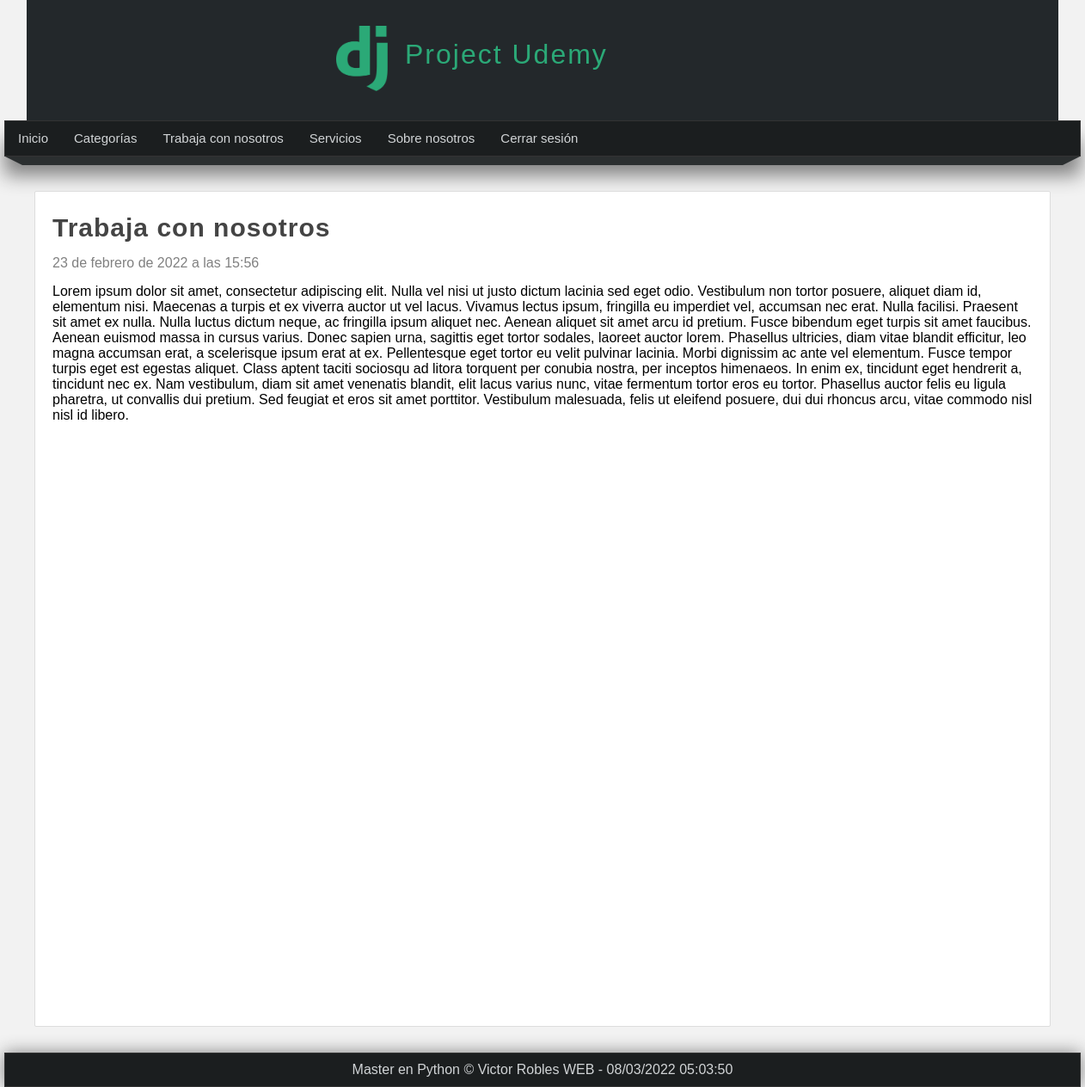
Page /pagina/trabaja-con-nosotros (signed in) on the committed database.
### pages/models.py (models this page shows, shortened)
class Page(models.Model):
    title = models.CharField(max_length=50, verbose_name='Titulo')
    content = RichTextField(verbose_name='Contenido')
    slug = models.CharField(max_length=150, verbose_name='URL amigable', unique=True)
    order = models.IntegerField(verbose_name='Orden', default=0)
    visible = models.BooleanField(verbose_name='¿Visible?')
    created_at = models.DateTimeField(auto_now_add=True, verbose_name='Creado el')
    updated_at = models.DateTimeField(auto_now=True, verbose_name='Actualizado el')
    class Meta:
        verbose_name = 'Pagina'
        verbose_name_plural = 'Paginas'

### pages/views.py (the view)
# urls.py: path('pagina/<str:slug>', views.page, name='page'),
@login_required(login_url='login')  # restrict access when you are not logged in
def page(request, slug: str):
    page = Page.objects.get(slug=slug)
    return render(request, 'pages/page.html', {
        'page': page
    })

### blog/processor.py (called while the page is built)
def get_categories(request):
    categories_use = Article.objects.filter(public=True).values_list('categories', flat=True)
    categories = Category.objects.filter(id__in=categories_use).values_list('id', 'name')  # sub-consult
    return {
        'categories': categories,
        'ids': categories_use
    }

### pages/context_processors.py (called while the page is built)
def get_pages(request):
    pages = Page.objects.filter(visible=True).order_by('order').values_list('id', 'title', 'slug')
    return {
        'pages': pages
    }

### pages/templates/pages/page.html (shortened to what this page needs)
{% extends 'layouts/layout.html' %}
{% block content %}
    <h1 class="title">{{page.title}}</h1>
        <span class="date">{{page.created_at}}</span>
            <p class="content">
                {{page.content|safe}}
            </p>
{% endblock content %}

### mainapp/templates/layouts/layout.html (shortened to what this page needs)
<!DOCTYPE html>
<html lang="es">
<head>
    {% load static %}
    <link rel="stylesheet" type="text/css" href="{% static 'css/styles.css' %}">
</head>
<body>
    <header>
        <div id="logotipo">
            <img src="{% static 'images/logo.png' %}">
            <h1>Project Udemy</h1>
        </div>
    </header>
    <nav>
        <ul>
            <li>
                <a href='{% url "index" %}'>Inicio</a>
            </li>
            {% if user.email %}
                <li>
                    <a href='{% url "list_articles" %}'>Categorías</a>
                </li>
                {% for page in pages %}
                    <li>
                        <a href='{% url "page" page.2 %}'>{{page.1}}</a>
                    </li>
                {% endfor %}
                    <li>
                        <a href='{% url "logout" %}'>Cerrar sesión</a>
                    </li>
            {% endif %}
        </ul>
    </nav>
    <div class="barra">
        <span class="esquina-izquierda"></span>
        <span class="relleno-barra"></span>
        <span class="esquina-derecha"></span>
    </div>
    <div id="content">
        <div class="box">
            {% block content %}{% endblock %}
        </div>
    </div>
    <footer>
        Master en Python &copy; Victor Robles WEB - {% now "d/m/Y h:m:s" %}
    </footer>
</body>
</html>

### mainapp/static/css/styles.css (style rules this page uses)
* { margin: 0px; padding: 0px; font-family: Arial, Helvetica, sans-serif; text-decoration: none; }
.box p, .box h2, .box h3, .box ul { margin-top: 5px; margin-bottom: 5px; }
body { background-color: #F2F2F2; }
header { width: 1200px; height: 140px; background-color: #23282B; margin: 0px auto; }
#logotipo h1 { display: block; letter-spacing: 2px; font-weight: lighter; color: #2ba977; float: left; margin-top: 35px; margin-left: 20px; }
#logotipo img { display: block; width: 60px; float: left; margin-top: 20px; }
#logotipo { width: 40%; height: 130px; margin: 0 auto; padding-top: 10px; }
nav { width: 1250px; height: 40px; margin: 0 auto; background-color: #1b1e1f; border: 1px solid #333333; box-shadow: 0px 22px 22px gray; font-size: 15px; }
nav > ul { list-style: none; text-decoration: none; }
nav > ul > li { line-height: 40px; float: left; }
nav > ul > li > a { display: block; padding-left: 15px; padding-right: 15px; color: #d1d4d6 }
.barra { width: 1250px; margin: 0 auto; }
.esquina-izquierda { display: block; border-left: 20px solid transparent; border-top: 10px solid #2b2f30; float: left; }
.esquina-derecha { display: block; border-right: 20px solid transparent; border-top: 10px solid #2b2f30; float: right; }
.relleno-barra { display: block; width: 1210px; height: 10px; background-color: #2b2f30; float: left; }
#content { width: 1200px; min-height: 930px; margin: 0 auto; margin-bottom: 30px; margin-top: 40px; }
.box { background-color: white; width: 95%; min-height: 930px; padding: 20px; border: 1px solid #ddd; border-radius: 2px; margin: 0 auto; }
.title { color: #444; letter-spacing: 1px; font-size: 30px; margin-top: 5px; margin-bottom: 10px; }
.date { display: block; margin-top: 15px; margin-bottom: 15px; color: gray; }
.content { line-height: 25px; }
footer { width: 1250px; background-color: #1b1e1f; border: 1px solid #333; color: #d1d4d6; text-align: center; margin: 0 auto; padding-top: 10px; padding-bottom: 10px; box-shadow: 0px 0px 20px gray; }

### rows in the picture
Page: title "Trabaja con nosotros", created_at "23 de febrero de 2022 a las 15:56", content "Lorem ipsum dolor sit amet, consectetur adipiscing elit. Nulla vel nisi ut justo dictum lacinia sed eget odio. Vestibulum non tortor posuere, aliquet diam id, elementum nisi. Maecenas a turpis et ex viverra auctor ut vel lacus. Vivamus lectus ipsum, fringilla eu imperdiet vel, accumsan nec erat. Nulla facilisi. Praesent sit amet ex nulla. Nulla luctus dictum neque, ac fringilla ipsum aliquet nec. Aenean aliquet sit amet arcu id pretium. Fusce bibendum eget turpis sit amet faucibus. Aenean euismod massa in cursus varius. Donec sapien urna, sagittis eget tortor sodales, laoreet auctor lorem. Phasellus ultricies, diam vitae blandit efficitur, leo magna accumsan erat, a scelerisque ipsum erat…"
Page: title "Servicios"
Page: title "Sobre nosotros"
